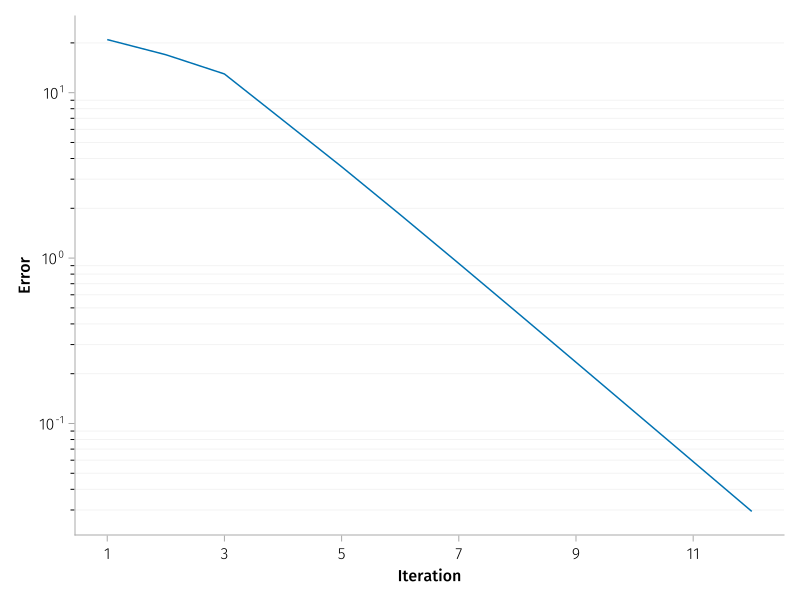

The script that saved this image:
# This file was generated, do not modify it. # hide
fig6=Figure()

ax6=Axis(
    fig6[1,1],
    xlabel="Iteration", ylabel="Error",
    yscale=log10, yminorticksvisible = true,
    yminorgridvisible = true, yminorticks = IntervalsBetween(9),
    xticks=1:2:n_iters+2
)

lines!(ax6, errors2)

fig6
save("assets/posts/direct-shooting-with-approx/code/errors2.svg", fig6) #hide